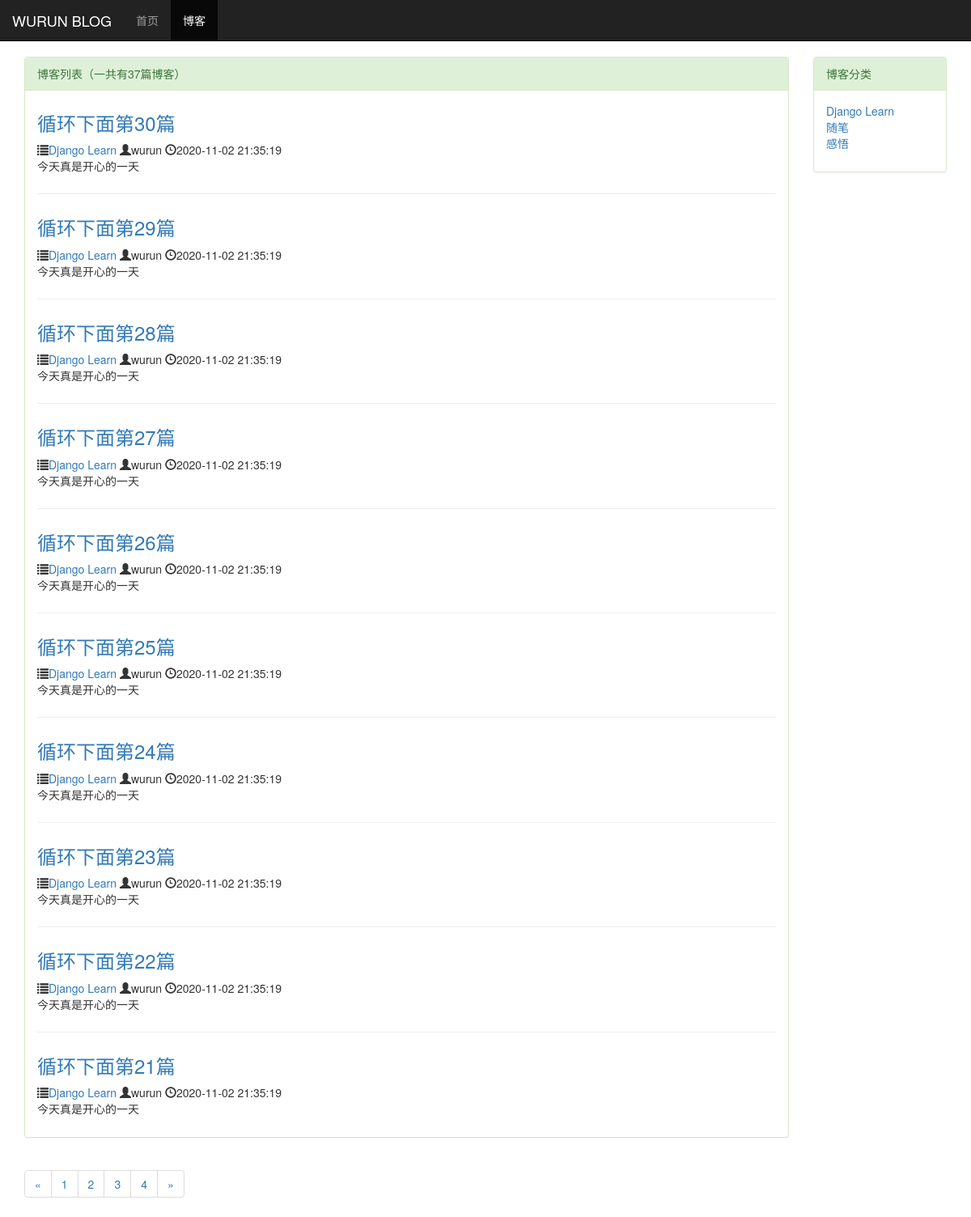
Screenshot of /blog/ with the database file from the repository.
### blog/models.py (models this page shows, shortened)
class Blog(models.Model):
    title = models.CharField(max_length=50)
    blog_type = models.ForeignKey(BlogType, on_delete=models.DO_NOTHING)
    content = models.TextField()
    author = models.ForeignKey(User, on_delete=models.DO_NOTHING, default=1)
    created_time = models.DateTimeField(auto_now_add=True)
    last_updated_time = models.DateTimeField(auto_now=True)
    objects = models.Manager()
    class Meta:
        ordering = ['-created_time']  # 倒序显示列表

class BlogType(models.Model):
    type_name = models.CharField(max_length=15)
    objects = models.Manager()  # 加上这句才能应用objects
    def __str__(self):
        return self.type_name

### blog/views.py (the view)
# urls.py: path('', views.blog_list, name='blog_list'),  # 博客列表链接
def blog_list(request):
    blogs_all_list = Blog.objects.all()  # 获取全部的博客列表
    paginator = Paginator(blogs_all_list, 10)  # 以每页10条内容进行分类
    page_num = request.GET.get('page', 1)  # get获取页面参数，如果字典中没有已存在的page，默认返回1
    page_of_blogs = paginator.get_page(page_num)  # 这方法判断如果得到的页码不是int或无效默认返回第一页
    context = {}
    context.update(blogs=page_of_blogs.object_list,
                   page_of_blogs=page_of_blogs,
                   blog_types=BlogType.objects.all())
    return render_to_response('blog/blog_list.html', context)

### blog/templates/blog/blog_list.html (shortened to what this page needs)
{% extends 'base.html' %}
{% block nav_blog_active %}active{% endblock %}
{% load staticfiles %}
{% block heard_extends %}
    <link rel="stylesheet" href="../../static/blog/blog.css">
{% endblock %}
{% block content %}
    <div class="container">
        <div class="row">
            <div class="col-xs-12 col-sm-8 col-md-9 col-lg-10">
                <div class="panel panel-success">
                    <div class="panel-heading">{% block blog_list_title %}博客列表（一共有{{ page_of_blogs.paginator.count }}篇博客）{% endblock %}</div>
                    <div class="panel-body">
                           {% for blog in blogs %}
                                <div class="blog">
                                    <h3><a href="{% url 'blog_detail' blog.pk%}">{{ blog.title }}</a></h3>
                                    <p class="blog-info">
                                        <span class="glyphicon glyphicon-list"></span><a href="{% url 'blogs_with_type' blog.blog_type.pk %}">{{ blog.blog_type}}</a>
                                        <span class="glyphicon glyphicon-user"></span>{{ blog.author }}
                                        <span class="glyphicon glyphicon-time"></span>{{ blog.created_time|date:"Y-m-d H:i:s" }}
                                    </p>
                                    <p>{{ blog.content|truncatechars:120 }}</p>
                                </div>
                           {% empty %}
                                <div class="blog">
                                    <h3>-- 暂无博客，敬请期待 --</h3>
                                </div>
                           {% endfor %}
                    </div>
                </div>
                <div>
                    <ul class="pagination">
                        <li>
                            {% if page_of_blogs.has_previous %}
                                <a href="?page={{ page_of_blogs.previous_page_number }}" aria-label="Previous">
                                    <span aria-hidden="true">&laquo;</span>
                                </a>
                            {% else %}
                                <span aria-hidden="true">&laquo;</span>
                            {% endif %}
                        </li>
                        {% for page_num in page_of_blogs.paginator.page_range %}
                            <li><a href="?page={{ page_num }}">{{ page_num }}</a></li>
                        {% endfor %}
                        <li>
                            {% if page_of_blogs.has_next %}
                                <a href="?page={{ page_of_blogs.next_page_number }}" aria-label="Next">
                                    <span aria-hidden="true">&raquo;</span>
                                </a>
                            {% else %}
                                <span aria-hidden="true">&raquo;</span>
                            {% endif %}
                        </li>
                    </ul>
                </div>
            </div>
            <div class="hidden-xs col-sm-4 col-md-3 col-lg-2">
                <div class="panel panel-success">
                      <div class="panel-heading">博客分类</div>
                      <div class="panel-body">
                           <ul class="blog-types">
                                {% for blog_type in blog_types %}
                                    <li><a href="{% url 'blogs_with_type' blog_type.pk %}">{{ blog_type.type_name}}
                                    </a></li>
                                {% empty %}
                                    <li>暂无分类</li>
                                {% endfor %}
                            </ul>
                      </div>
                </div>
            </div>
        </div>
    </div>
{% endblock %}

### templates/base.html (shortened to what this page needs)
<!DOCTYPE html>
<html lang="zh-CN">
<head>
    <link rel="stylesheet" href="/static/base.css">
    <link rel="stylesheet" href="/static/bootstrap-3.3.7/css/bootstrap.min.css">
    {% block heard_extends %}{% endblock %}
</head>
<body>
    <div class="navbar  navbar-inverse navbar-fixed-top" role="navigation">
        <div class="container-fluid">
            <div class="navbar-header">
                 <a class="navbar-brand" href="{% url 'home' %}">WURUN BLOG
                 </a>
            </div>
            <div id="navbar-collapse" class="collapse navbar-collapse">
                <ul class="nav navbar-nav">
                <li class="{% block nav_home_active %}{% endblock %}">
                    <a href="{% url 'home' %}">首页</a></li>
                <li class="{% block nav_blog_active %}{% endblock %}">
                    <a href="{% url 'blog_list' %}">博客</a></li>
                </ul>
            </div>
        </div>
    </div>
    {% block content %}{% endblock %}
</body>
</html>

### static/base.css (style rules this page uses)
* { margin: 0; padding: 0; }
body { margin-top: 70px!important; }

### blog/static/blog/blog.css (style rules this page uses)
ul.blog-types { list-style-type: none; }
div.blog:not(:last-child) { margin-bottom: 2em; border-bottom: 1px solid #EEE; padding-bottom: 1em; }
div.blog h3 { margin-top: 0.5em; }
div.blog p.blog-info { margin-bottom: 0; }

### rows the page displays
Blog: title "循环下面第30篇", blog_type "Django Learn", author "wurun", created_time "2020-11-02 21:35:19", content "今天真是开心的一天"
Blog: title "循环下面第29篇", blog_type "Django Learn", author "wurun", created_time "2020-11-02 21:35:19", content "今天真是开心的一天"
Blog: title "循环下面第28篇", blog_type "Django Learn", author "wurun", created_time "2020-11-02 21:35:19", content "今天真是开心的一天"
Blog: title "循环下面第27篇", blog_type "Django Learn", author "wurun", created_time "2020-11-02 21:35:19", content "今天真是开心的一天"
Blog: title "循环下面第26篇", blog_type "Django Learn", author "wurun", created_time "2020-11-02 21:35:19", content "今天真是开心的一天"
Blog: title "循环下面第25篇", blog_type "Django Learn", author "wurun", created_time "2020-11-02 21:35:19", content "今天真是开心的一天"
Blog: title "循环下面第24篇", blog_type "Django Learn", author "wurun", created_time "2020-11-02 21:35:19", content "今天真是开心的一天"
Blog: title "循环下面第23篇", blog_type "Django Learn", author "wurun", created_time "2020-11-02 21:35:19", content "今天真是开心的一天"
Blog: title "循环下面第22篇", blog_type "Django Learn", author "wurun", created_time "2020-11-02 21:35:19", content "今天真是开心的一天"
Blog: title "循环下面第21篇", blog_type "Django Learn", author "wurun", created_time "2020-11-02 21:35:19", content "今天真是开心的一天"
BlogType: type_name "Django Learn"
BlogType: type_name "随笔"
BlogType: type_name "感悟"

### other values shown
{{ page_of_blogs.paginator.count }} "37"
{{ page_num }} "1" "2" "3" "4"
